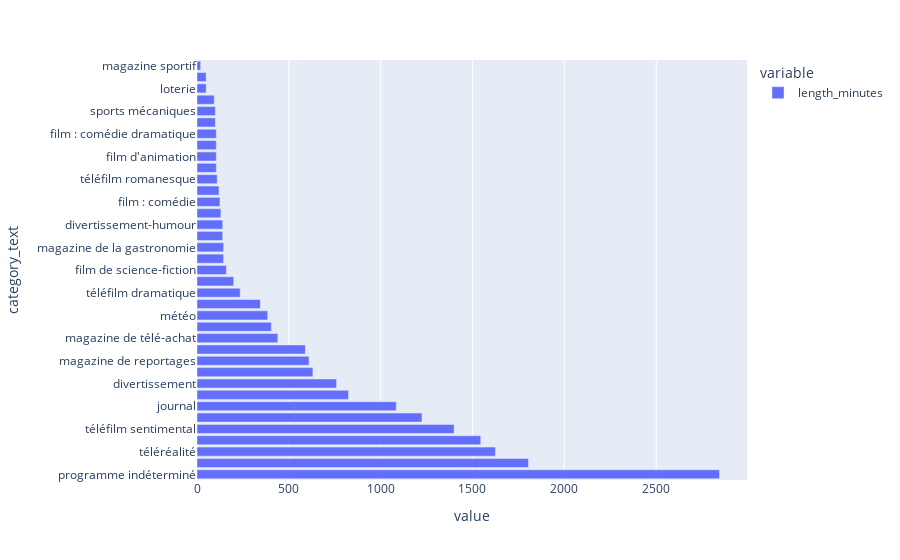

Notebook source saved alongside this figure:
### Code cell
# The widgets might not work so here's an example
selected_channel = "TF1"
df_a = df[df.channel_name == selected_channel]
grouped = df_a.groupby("category_text").length_minutes.sum().sort_values(ascending=False)
fig = grouped.plot.barh()
fig.show()

### Figure 1 — Plotly figure (JSON) as saved in the notebook; plotly's stock layout.template omitted (floating-point values rounded to 4 significant figures)
{"data": [{"alignmentgroup": "True", "hovertemplate": "variable=length_minutes<br>value=%{x}<br>category_text=%{y}<extra></extra>", "legendgroup": "length_minutes", "marker": {"color": "#636efa", "pattern": {"shape": ""}}, "name": "length_minutes", "offsetgroup": "length_minutes", "orientation": "h", "showlegend": true, "textposition": "auto", "type": "bar", "x": [2845, 1805, 1625, 1545, 1400, 1225, 1085, 825, 760, 631, 610, 590, 440, 405, 385, 345, 235, 200, 160, 145, 145, 140, 140, 130, 125, 120, 110, 105, 105, 105, 105, 100, 100, 94, 50, 50, 20], "xaxis": "x", "y": ["programme indéterminé", "magazine jeunesse", "téléréalité", "série dramatique", "téléfilm sentimental", "série policière", "journal", "divertissement : jeu", "divertissement", "sport : rugby", "magazine de reportages", "magazine de société", "magazine de télé-achat", "feuilleton sentimental", "météo", "série d'aventures", "téléfilm dramatique", "magazine du show-biz", "film de science-fiction", "film d'action", "magazine de la gastronomie", "magazine de l'environnement", "divertissement-humour", "téléfilm humoristique", "film : comédie", "film : thriller", "téléfilm romanesque", "film sentimental", "film d'animation", "film : comédie sentimentale", "film : comédie dramatique", "sport : football", "sports mécaniques", "magazine de services", "loterie", "autre", "magazine sportif"], "yaxis": "y"}], "layout": {"barmode": "relative", "legend": {"title": {"text": "variable"}, "tracegroupgap": 0}, "margin": {"t": 60}, "xaxis": {"anchor": "y", "domain": [0, 1], "title": {"text": "value"}}, "yaxis": {"anchor": "x", "domain": [0, 1], "title": {"text": "category_text"}}}}
